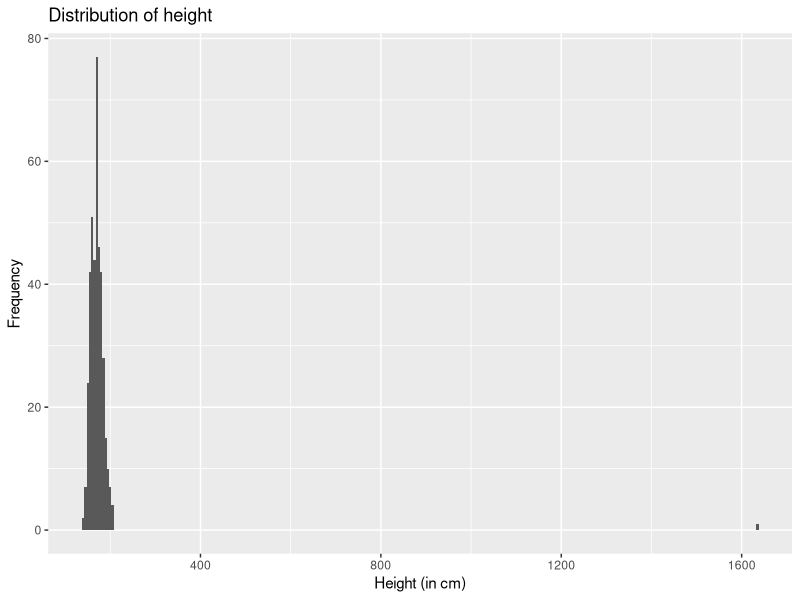
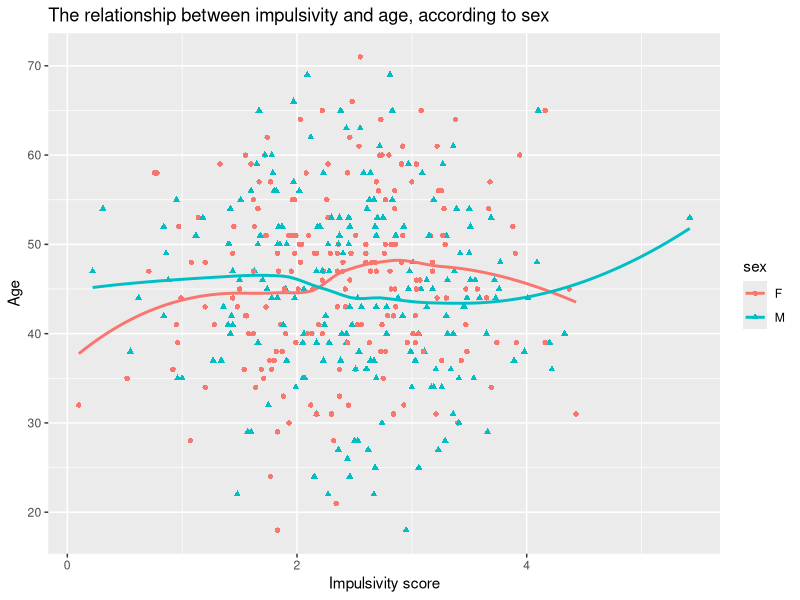
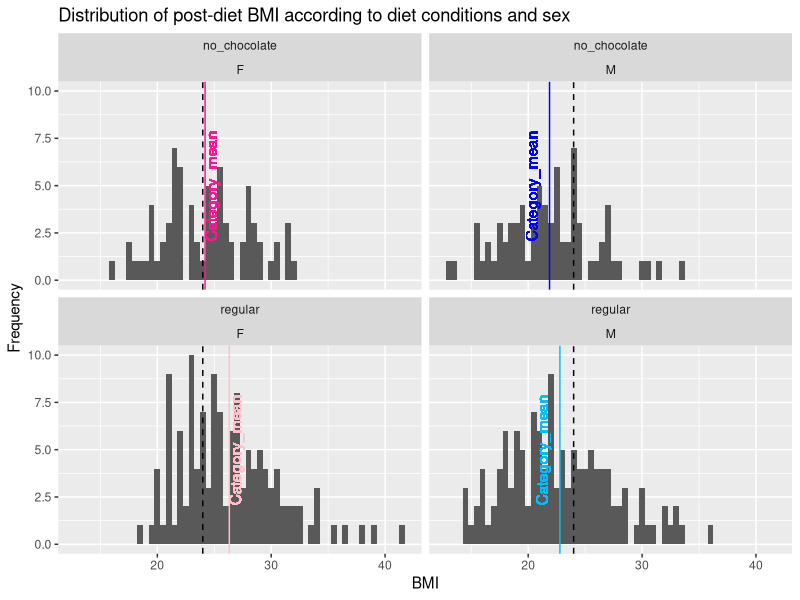
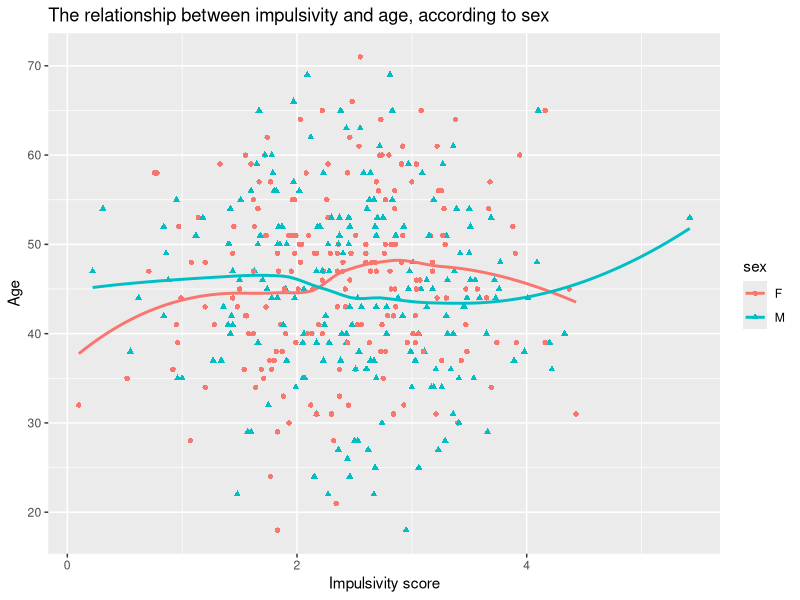
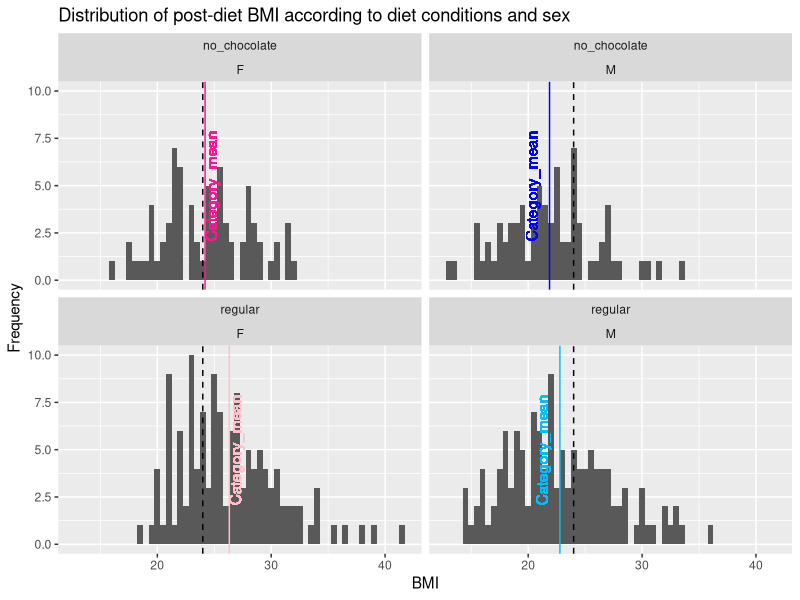

R code for these plots, in order:
## ---- chunk 1
knitr::opts_chunk$set(echo = TRUE)
## ---- chunk 2
library(tidyverse)
library(dplyr)
library(ggplot2)
options(width=100)
## ---- chunk 3
health.data<-read_delim("adult_diet_data.txt", col_names = TRUE)
## ---- chunk 4
str(health.data)
#There are two categorical variables that we would like to save as factors: sex and diet_cond. Let's do that.
health.data$sex <- as.factor(health.data$sex)
health.data$diet_cond <- as.factor(health.data$diet_cond)
## ---- chunk 5
summary(health.data)
## ---- chunk 6
ggplot(health.data) + geom_histogram(aes(x=height), binwidth = 5) + labs(title = "Distribution of height", x="Height (in cm)", y="Frequency")
## ---- chunk 7
arrange(health.data, desc(height))
## ---- chunk 8
health.data$height[health.data$height==1636.30] <- 163.63
## ---- chunk 9
#Let's first add start_BMI by using the individuals' start_weight and height. 
health.data<-mutate(health.data, 
                    start_BMI=health.data$start_weight*10000/health.data$height^2,
                    end_BMI=health.data$end_weight*10000/health.data$height^2,
                    weight_loss=health.data$start_weight-health.data$end_weight
                    )
#Note that the 10000 in the BMI formulas are meant to account for the unit measure transformation (fron cm to m)
#It is interesting to see that there are some individuals that have actually gained weight by the end of their diet plan: some weight loss values are actually negative.
## ---- chunk 10
ggplot(health.data, aes(x = impulsivity, y = age, shape = sex, color = sex)) + geom_point() + geom_smooth(se=FALSE) + labs(title = "The relationship between impulsivity and age, according to sex", x = "Impulsivity score", y = "Age" )

#method='loess' is the default
## ---- chunk 11
#Let's have a look at the summary statistics for each of these categories.
summary(health.data$start_BMI)
summary(health.data$end_BMI)
summary(health.data$weight_loss)


#Since these statictics don't give us much information about the performance of different diet plans we want to take a closer look at the statistics for each individual category.
#Let's have a look at the mean and standard deviation values for these three categories according to the diet plan of the individuals.
health.data %>%
  group_by(diet_cond) %>%
  summarise_at(vars(start_BMI, end_BMI, weight_loss), funs(mean,sd))

#Let's now have a look at the same measures, but according to the sex of the individuals,
health.data %>%
  group_by(sex) %>%
  summarise_at(vars(start_BMI, end_BMI, weight_loss), funs(mean,sd))

#Finally let's have a look at the mean and standard deviations for each of the four subcategories: females who followed a regular diet plan, females who ate no chocolate, males who followed a regular diet plan and males who ate no chocolate.

F.health.data <- filter(health.data, sex == 'F') #save the dataset of female individuals
M.health.data <- filter(health.data, sex == 'M') #save the dataset of male individuals

#From the dataset of female individuals, let's have a look at the statistics for each separate diet plan.
F.health.data %>%
  group_by(diet_cond) %>%
  summarise_at(vars(start_BMI,end_BMI,weight_loss), funs(mean,sd))

#Let's do the same for males.
M.health.data %>%
  group_by(diet_cond) %>%
  summarise_at(vars(start_BMI,end_BMI,weight_loss), funs(mean,sd))
## ---- chunk 12
ggplot(health.data, color='magenta') %>%
  + geom_histogram(aes(x=end_BMI), binwidth = 0.5) %>%
  + facet_wrap(~ diet_cond + sex) %>%
  + geom_vline(aes(xintercept = mean(end_BMI)), linetype = "dashed", show.legend = TRUE) %>%
  + geom_vline(data=filter(health.data, sex=='F' & diet_cond=='regular'), aes(xintercept=26.32194), color='pink') %>%
  + geom_text(data=filter(health.data, sex=='F' & diet_cond=='regular'), aes(x=26.32194, label = 'Category_mean', y=5), angle=90, vjust=1, color='pink') %>%
  + geom_vline(data=filter(health.data, sex=='F' & diet_cond=='no_chocolate'), aes(xintercept=24.19184), color='deeppink') %>%
  + geom_text(data=filter(health.data, sex=='F' & diet_cond=='no_chocolate'), aes(x=24.19184, label = 'Category_mean', y=5), angle=90, vjust=1, color='deeppink') %>%
  + geom_vline(data=filter(health.data, sex=='M' & diet_cond=='regular'), aes(xintercept=22.78391), color='deepskyblue') %>%
  + geom_text(data=filter(health.data, sex=='M' & diet_cond=='regular'), aes(x=22.78391, label = 'Category_mean', y=5), angle=90, vjust=-1, color='deepskyblue') %>%
  + geom_vline(data=filter(health.data, sex=='M' & diet_cond=='no_chocolate'), aes(xintercept=21.87281), color='blue') %>%
  + geom_text(data=filter(health.data, sex=='M' & diet_cond=='no_chocolate'), aes(x=21.87281, label = 'Category_mean', y=5), angle=90, vjust=-1, color='blue') %>%
  + labs(title = "Distribution of post-diet BMI according to diet conditions and sex", x = "BMI", y = "Frequency")
mean(health.data$end_BMI)

#This plot shows the distribution of BMIs at the end of the diet period for each of the sexes, within each of the two diets, while also showing the overall average BMI at the end of the period and the average BMI of each of these sub-categories. 

## ---- chunk 13
t.test(weight_loss~diet_cond, data=health.data)
## ---- chunk 14
ggplot(health.data, aes(x = impulsivity, y = age, shape = sex, color = sex)) + geom_point() + geom_smooth(se=FALSE) + labs(title = "The relationship between impulsivity and age, according to sex", x = "Impulsivity score", y = "Age" )
## ---- chunk 15
ggplot(health.data, color='magenta') %>%
  + geom_histogram(aes(x=end_BMI), binwidth = 0.5) %>%
  + facet_wrap(~ diet_cond + sex) %>%
  + geom_vline(aes(xintercept = mean(end_BMI)), linetype = "dashed", show.legend = TRUE) %>%
  + geom_vline(data=filter(health.data, sex=='F' & diet_cond=='regular'), aes(xintercept=26.32194), color='pink') %>%
  + geom_text(data=filter(health.data, sex=='F' & diet_cond=='regular'), aes(x=26.32194, label = 'Category_mean', y=5), angle=90, vjust=1, color='pink') %>%
  + geom_vline(data=filter(health.data, sex=='F' & diet_cond=='no_chocolate'), aes(xintercept=24.19184), color='deeppink') %>%
  + geom_text(data=filter(health.data, sex=='F' & diet_cond=='no_chocolate'), aes(x=24.19184, label = 'Category_mean', y=5), angle=90, vjust=1, color='deeppink') %>%
  + geom_vline(data=filter(health.data, sex=='M' & diet_cond=='regular'), aes(xintercept=22.78391), color='deepskyblue') %>%
  + geom_text(data=filter(health.data, sex=='M' & diet_cond=='regular'), aes(x=22.78391, label = 'Category_mean', y=5), angle=90, vjust=-1, color='deepskyblue') %>%
  + geom_vline(data=filter(health.data, sex=='M' & diet_cond=='no_chocolate'), aes(xintercept=21.87281), color='blue') %>%
  + geom_text(data=filter(health.data, sex=='M' & diet_cond=='no_chocolate'), aes(x=21.87281, label = 'Category_mean', y=5), angle=90, vjust=-1, color='blue') %>%
  + labs(title = "Distribution of post-diet BMI according to diet conditions and sex", x = "BMI", y = "Frequency")
mean(health.data$end_BMI)

#This plot shows the distribution of BMIs at the end of the diet period for each of the sexes, within each of the two diets, while also showing the overall average BMI at the end of the period and the average BMI of each of these sub-categories. 

